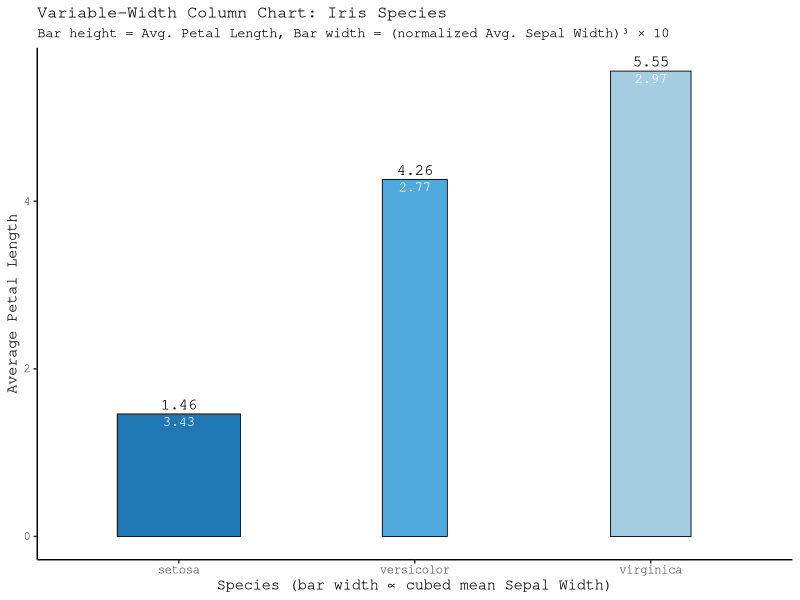
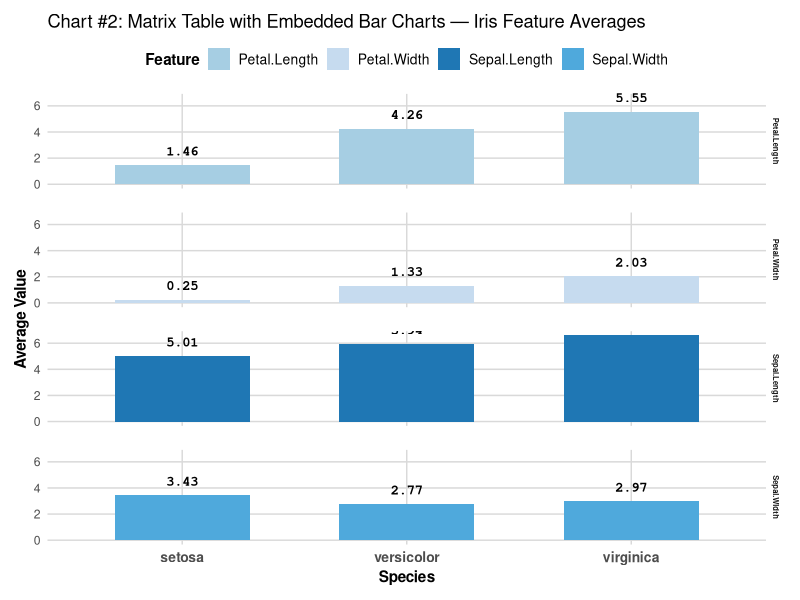
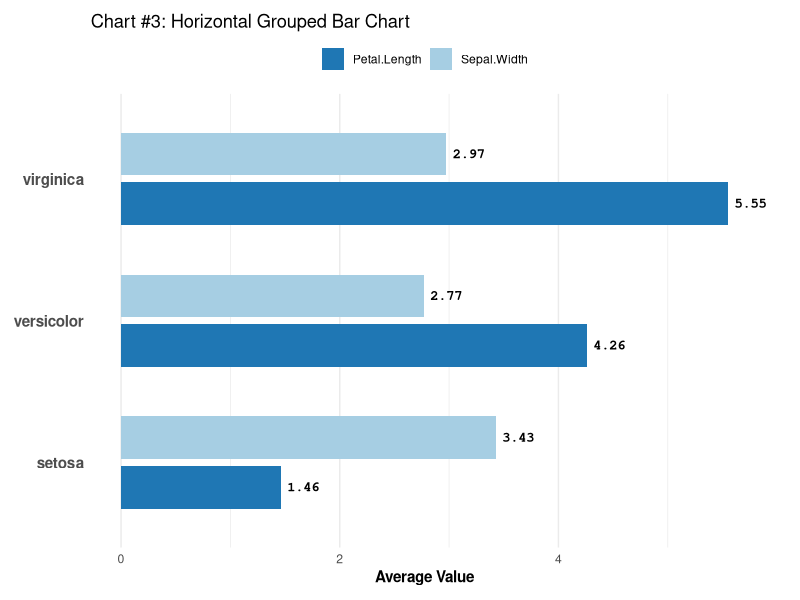
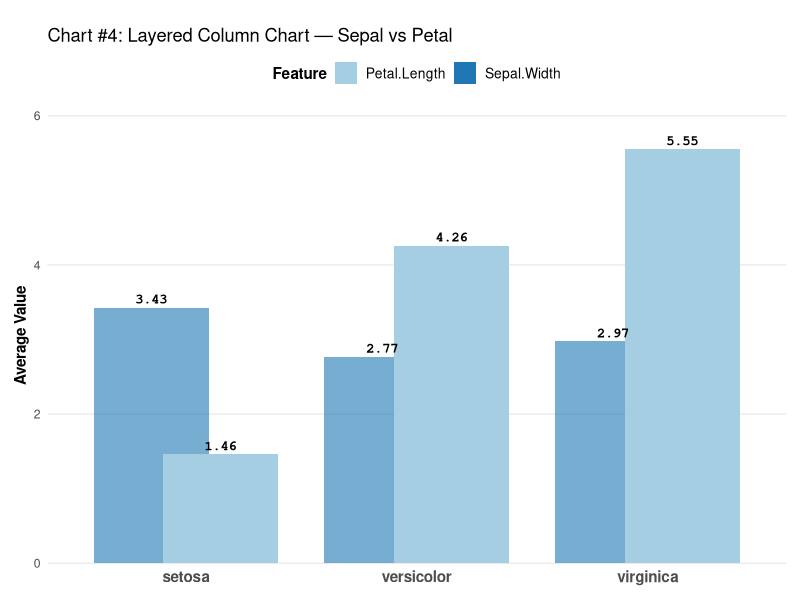

Here is the R script that generated these plots, in order:
## ---- chunk 1
library(ggplot2)
library(dplyr)
data("iris")
iris_summary <- aggregate(cbind(Sepal.Width, Petal.Length) ~ Species, data = iris, FUN = mean)

iris_summary <- iris_summary %>%
  mutate(NormWidth = (Sepal.Width / sum(Sepal.Width))^3 * 10)

ggplot(iris_summary, aes(x = Species, y = Petal.Length)) +
  geom_col(aes(width = NormWidth, fill = Species), color = "black", linewidth = 0.3) +
  geom_text(aes(label = round(Petal.Length, 2)), vjust = -0.5, size = 4, family = "mono") +
  geom_text(aes(label = round(Sepal.Width, 2)), vjust = 1.5, size = 3.5, family = "mono", color = "white") +
  scale_fill_manual(values = c(
    setosa = "#1f77b4",
    versicolor = "#4fa9dc",
    virginica = "#a6cee3"
  )) +
  labs(
    title = "Variable-Width Column Chart: Iris Species",
    subtitle = "Bar height = Avg. Petal Length, Bar width = (normalized Avg. Sepal Width)³ × 10",
    x = "Species (bar width ∝ cubed mean Sepal Width)",
    y = "Average Petal Length"
  ) +
  theme_classic(base_family = "mono") +
  theme(
    legend.position = "none",
    plot.title = element_text(size = 12),
    plot.subtitle = element_text(size = 10)
  )

## ---- chunk 2
library(ggplot2)
d <- reshape(aggregate(cbind(Sepal.Length, Sepal.Width, Petal.Length, Petal.Width) ~ Species, iris, mean),
             list(2:5), v.names = "Value", timevar = "Feature", times = names(iris)[1:4], direction = "long")
ggplot(d, aes(x = Species, y = Value, fill = Feature)) +
  geom_col(width = 0.6) +
  geom_text(aes(label = round(Value, 2)), vjust = -1.2, size = 3.5, family = "mono", fontface = "bold", color = "black") +
  facet_grid(Feature ~ .) +
  scale_fill_manual(values = c(Sepal.Length = "#1f77b4", Sepal.Width = "#4fa9dc", Petal.Length = "#a6cee3", Petal.Width = "#c6dbef")) +
  labs(title = "Chart #2: Matrix Table with Embedded Bar Charts — Iris Feature Averages", x = "Species", y = "Average Value", fill = "Feature") +
  theme_minimal(base_family = "sans") +
  theme(strip.text = element_text(face = "bold", size = 5.5), axis.text.x = element_text(face = "bold", size = 10),
        axis.title.x = element_text(face = "bold"), axis.title.y = element_text(face = "bold"),
        panel.grid.major = element_line(color = "gray85"), panel.grid.minor = element_blank(),
        panel.spacing.y = unit(1.2, "lines"), plot.margin = margin(10, 10, 10, 10),
        legend.position = "top", legend.title = element_text(face = "bold"), legend.text = element_text(size = 10))

## ---- chunk 3
library(ggplot2)
data("iris")
d <- aggregate(cbind(Sepal.Width, Petal.Length) ~ Species, iris, mean)
d_long <- reshape(d, varying = list(names(d)[2:3]), v.names = "Value",
                  timevar = "Variable", times = names(d)[2:3], direction = "long")
ggplot(d_long, aes(x = Value, y = Species, fill = Variable)) +
  geom_col(position = position_dodge(0.7), width = 0.6) +
  geom_text(aes(label = round(Value, 2)), position = position_dodge(0.7),
            hjust = -0.2, size = 3.5, family = "mono", fontface = "bold", color = "black") +
  scale_fill_manual(values = c(Sepal.Width = "#a6cee3", Petal.Length = "#1f77b4")) +
  labs(title = "Chart #3: Horizontal Grouped Bar Chart", x = "Average Value", y = NULL) +
  coord_cartesian(clip = "off") +
  theme_minimal(base_family = "sans") +
  theme(axis.text.y = element_text(face = "bold", size = 11),
        axis.title.x = element_text(face = "bold"),
        legend.title = element_blank(),
        legend.position = "top",
        plot.margin = margin(10, 30, 10, 10),
        panel.grid.major.y = element_blank())

## ---- chunk 4
library(ggplot2); data("iris")

d <- aggregate(cbind(Sepal.Width, Petal.Length) ~ Species, iris, mean)
d <- reshape(d, list(2:3), v.names = "Value", timevar = "Variable",
             times = names(d)[2:3], direction = "long")
d$Layer <- d$Variable

ggplot(d, aes(x = Species, y = Value, fill = Layer)) +
  geom_col(position = position_nudge(x = ifelse(d$Layer == "Sepal.Width", -0.15, 0.15)),
           width = 0.5, alpha = ifelse(d$Layer == "Sepal.Width", 0.6, 1)) +
  geom_text(aes(label = round(Value, 2)),
            position = position_nudge(x = ifelse(d$Layer == "Sepal.Width", -0.15, 0.15)),
            vjust = -0.5, size = 3.5, family = "mono", fontface = "bold", color = "black") +
  scale_fill_manual(values = c(Sepal.Width = "#1f77b4", Petal.Length = "#a6cee3")) +
  scale_y_continuous(expand = expansion(mult = c(0, 0.1))) +
  coord_cartesian(clip = "off") +
  labs(title = "Chart #4: Layered Column Chart — Sepal vs Petal", x = NULL, y = "Average Value", fill = "Feature") +
  theme_minimal(base_family = "sans") +
  theme(axis.text.x = element_text(face = "bold", size = 11),
        axis.title.y = element_text(face = "bold"),
        panel.grid.major.x = element_blank(),
        panel.grid.minor = element_blank(),
        legend.position = "top",
        legend.title = element_text(face = "bold"),
        legend.text = element_text(size = 10),
        plot.margin = margin(t = 20, r = 10, b = 10, l = 10))
